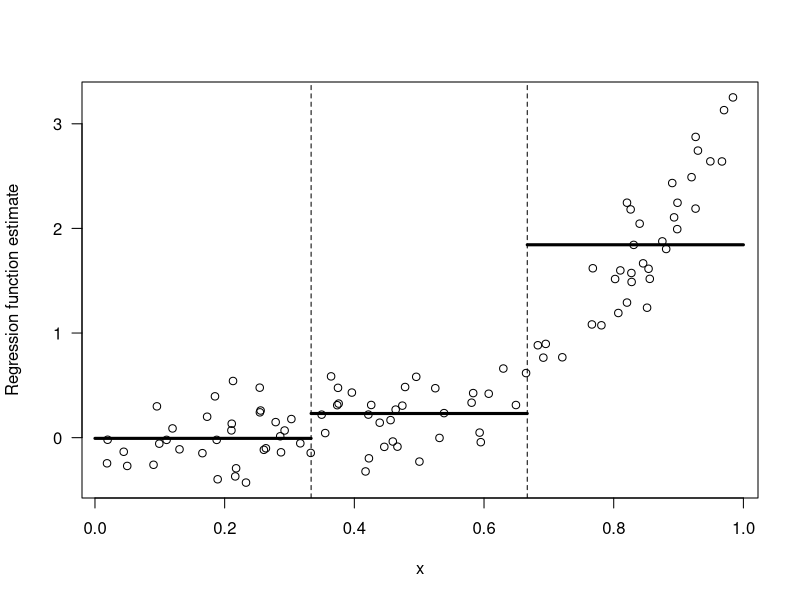
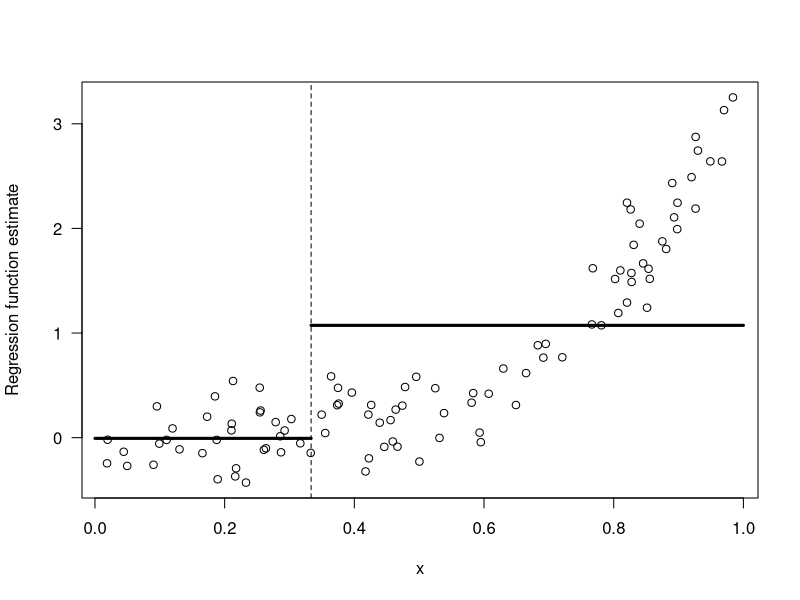
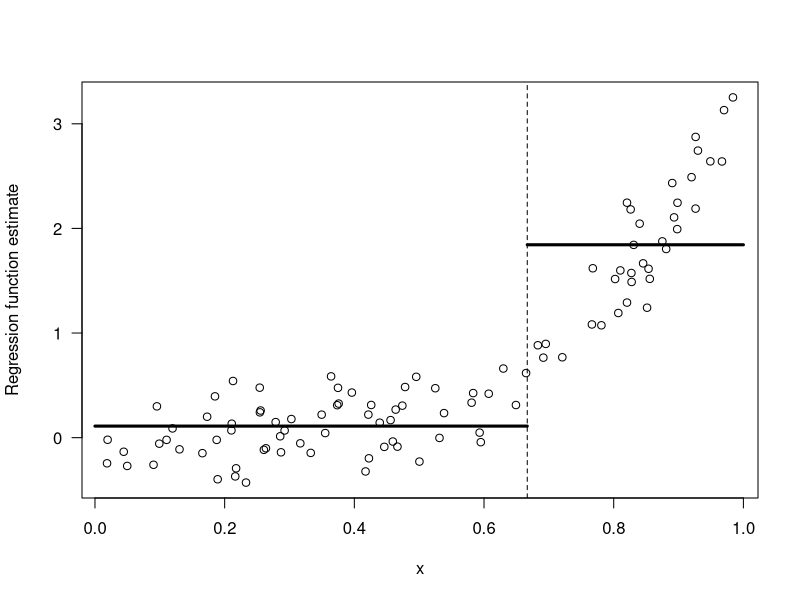
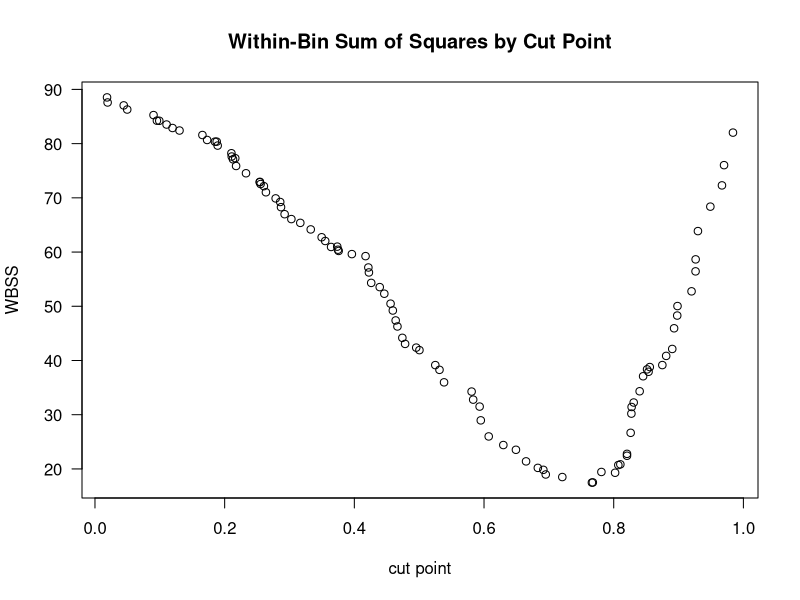

Generate these figures, in order, with R:
## ---- chunk 1
set.seed(53186)
n <- 100
xx <- runif(n)
yy <- (2*xx - 1/2)^3 + rnorm(n,sd=.25)

ind1 <- xx < 1/3
ind2 <- xx < 2/3 & xx > 1/3
ind3 <- xx > 2/3

plot(xx, yy, las=1, xlab="x", ylab="Regression function estimate")
lines(c(0, 1/3), rep(mean(yy[ind1]), 2), lwd=3)
lines(c(1/3, 2/3), rep(mean(yy[ind2]), 2), lwd=3)
lines(c(2/3, 1), rep(mean(yy[ind3]), 2), lwd=3)
abline(v=1/3, lty=2)
abline(v=2/3, lty=2)
## ---- chunk 2

plot(xx, yy, las=1, xlab="x", ylab="Regression function estimate")
lines(c(0, 1/3), rep(mean(yy[ind1]), 2), lwd=3)
lines(c(1/3, 1), rep(mean(yy[ind2 | ind3]), 2), lwd=3)
abline(v=1/3, lty=2)
## ---- chunk 3

plot(xx, yy, las=1, xlab="x", ylab="Regression function estimate")
lines(c(0, 2/3), rep(mean(yy[ind1 | ind2]), 2), lwd=3)
lines(c(2/3, 1), rep(mean(yy[ind3]), 2), lwd=3)
abline(v=2/3, lty=2)
## ---- chunk 4
sum((yy[xx < 1/3] - mean(yy[xx < 1/3]))^2) + sum((yy[xx >= 1/3] - mean(yy[xx >= 1/3]))^2) 
## ---- chunk 5
sum((yy[xx < 2/3] - mean(yy[xx < 2/3]))^2) + sum((yy[xx >= 2/3] - mean(yy[xx >= 2/3]))^2) 
## ---- chunk 6

WBSS <- function(y, x) {
   qq <- length(x)
   uu <- sort(x)
   wbss <- numeric(qq) 
   for(k in 1:qq) {
     wbss[k] <- sum((yy[xx < uu[k]] - mean(yy[xx < uu[k]]))^2) + sum((yy[xx >= uu[k]] - mean(yy[xx >= uu[k]]))^2) 
   }
   return(list(x=uu, y=wbss))
}

tmp <- WBSS(y=yy, x=xx)
plot(tmp$x, tmp$y, main="Within-Bin Sum of Squares by Cut Point", ylab="WBSS", xlab="cut point", las=1)
